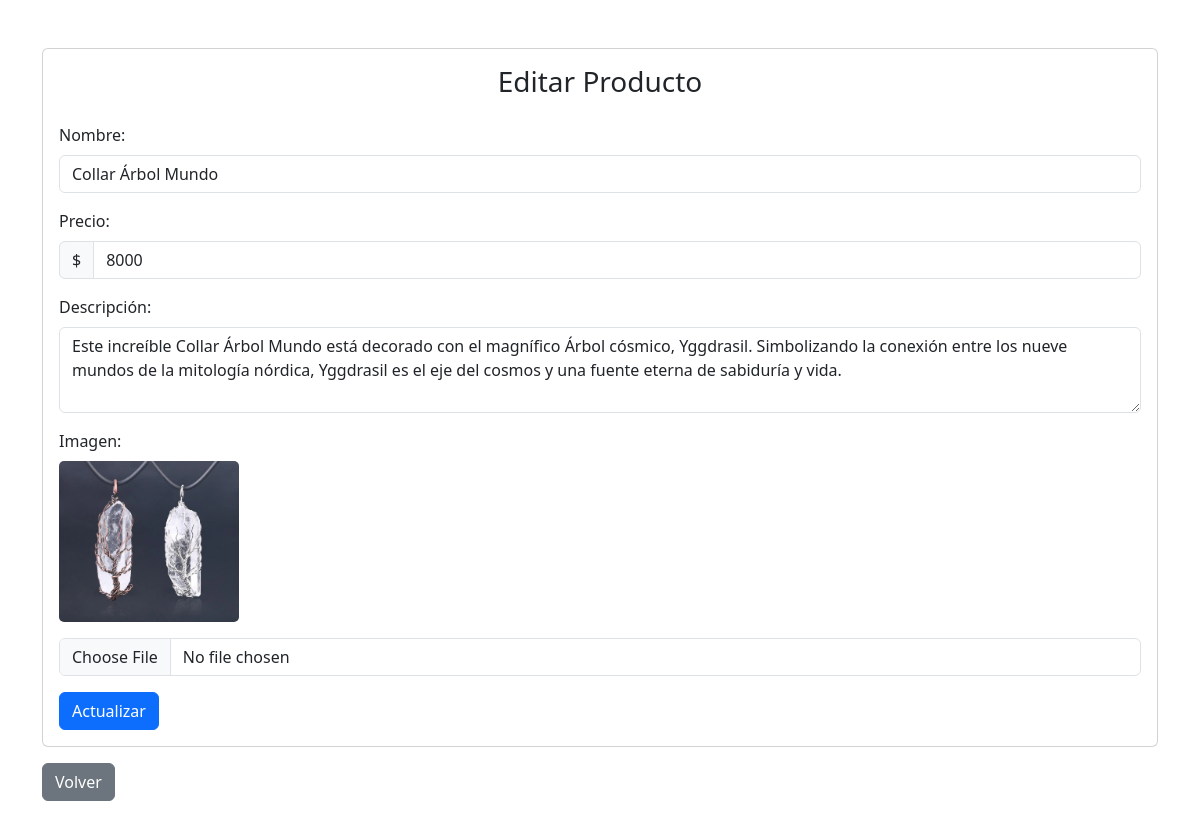
Page /lobopage/productos_FindEdit/1 (signed in) on the committed database.
### lobopage/models.py (models this page shows, shortened)
class Producto(models.Model):
    nombre = models.CharField(max_length=50)
    precio = models.IntegerField()
    descripcion = models.TextField(blank=True, null=True)
    imagen = models.ImageField(upload_to="productos", blank=True, null=True)

### lobopage/views.py (the view)
# urls.py: path('productos_FindEdit/<str:pk>', views.productos_FindEdit, name='productos_FindEdit'),
@login_required
@staff_member_required
def productos_FindEdit(request, pk): #pk es donde recibe el id del producto como parametro
    if pk != "": #Si el pk que recibe NO esta vacio try en caso contrario except
        try:
            producto = Producto.objects.get(id=pk) # se guarda en producto el objeto que tenga en el campo id el mismo valor que pk
            context = {'producto': producto} #Diccionario para que despues con 'producto' se utilize en las plantillas
            return render(request, 'lobopage/productos_edit.html', context)
        except Producto.DoesNotExist: # En caso de que no exista
            context = {'mensaje': "Error, el producto no existe"}
            return render(request, 'lobopage/productos_list.html', context) #Envia mensaje pero a la ruta list

### lobopage/context_processors.py (called while the page is built)
def cantidad_total_carrito(request):
    total_cantidad_productos = 0
    if request.user.is_authenticated:
        total_cantidad_productos = CarritoItem.objects.filter(usuario=request.user).aggregate(total=Sum('cantidad'))['total'] or 0
    return {'total_cantidad_productos': total_cantidad_productos}

### lobopage/templates/lobopage/productos_edit.html (shortened to what this page needs)
<!DOCTYPE html>
<html lang="en">
<head>
  <link href="https://cdn.jsdelivr.net/npm/bootstrap@5.3.3/dist/css/bootstrap.min.css" rel="stylesheet"
>
</head>
<body>
  <div class="container mt-5">
    <div class="card">
      <div class="card-body">
        <h3 class="card-title text-center mb-4">Editar Producto</h3>
        <form action="{% url 'productosUpdate' %}" method="POST" enctype="multipart/form-data">
          <div class="mb-3">
            <label for="nombre" class="form-label">Nombre:</label>
            <input type="text" class="form-control" id="nombre" name="nombre" value="{{producto.nombre}}" required>
          </div>
          <div class="mb-3">
            <label for="precio" class="form-label">Precio:</label>
            <div class="input-group">
              <span class="input-group-text">$</span>
              <input type="number" class="form-control" id="precio" name="precio" value="{{producto.precio}}" required>
            </div>
          </div>
          <div class="mb-3">
            <label for="descripcion" class="form-label">Descripción:</label>
            <textarea class="form-control" id="descripcion" name="descripcion" rows="3">{{producto.descripcion}}</textarea>
          </div>
          <div class="mb-3 col-lg-2">
              <label for="imagen" class="form-label">Imagen:</label>
              {% if producto.imagen %}
              <img src="{{ producto.imagen.url }}" class="card-img" alt="imagen" style=" object-fit: cover;">
              {% endif %}
          </div>
          <input type="file" class="form-control" id="imagen" name="imagen" accept="image/*" value="hola">
          <button type="submit" class="btn btn-primary mt-3">Actualizar</button>
        </form>
      </div>
    </div>
    <a href="{% url 'crudProductos' %}" class="mt-3 btn btn-secondary">Volver</a>
  </div>
</body>
</html>

### rows in the picture
Producto: nombre "Collar Árbol Mundo", precio "8000", descripcion "Este increíble Collar Árbol Mundo está decorado con el magnífico Árbol cósmico, Yggdrasil. Simbolizando la conexión entre los nueve mundos de la mitología nórdica, Yggdrasil es el eje del cosmos y una fuente eterna de sabiduría y vida.", imagen (picture)
